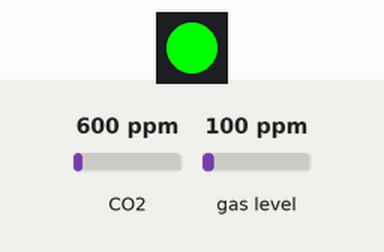
A sketch run on a simulated ESP32-S3. Parts: 1 RGB LEDs in strip order, left to right. The inputs (shaded band) are chosen by the test bench; at power-on: CO2 600 ppm, gas level 100 ppm. What the sketch prints to the serial monitor is not drawn.

Above: at 2.8 s.
2.9 s: CO2 set to 964 ppm
4.4 s: CO2 set to 1039 ppm
At 5.6 s:
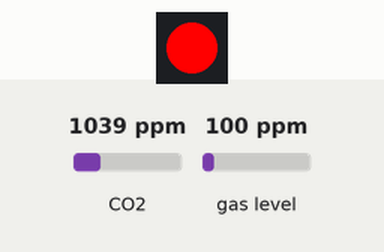
6.5 s: CO2 set to 452 ppm
At 8.2 s:
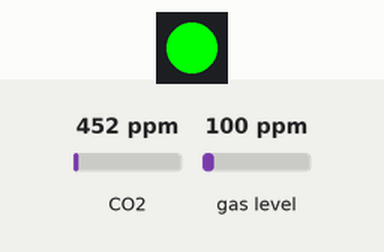
8.5 s: CO2 set to 1050 ppm
At 9.8 s:
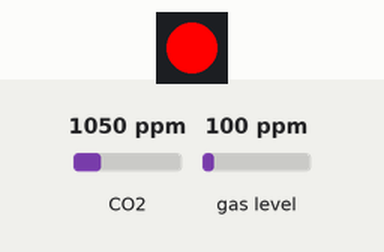
Timing chart, 0 to 11.5 s (numbered marks = the images above; inputs shaded):
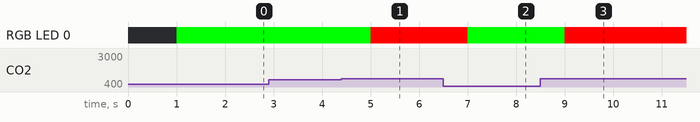

Measured:
- the behaviour switches between 1000 and 1001 ppm on CO2 (found by bisection; images 0 and 1)
- after the input at 2.9 s, every drawn part: stays the same
- after the input at 4.4 s, RGB LED 0: RGB(0, 255, 0) → RGB(255, 0, 0) after 0.60 s
- after the input at 6.5 s, RGB LED 0: RGB(255, 0, 0) → RGB(0, 255, 0) after 0.50 s
- after the input at 8.5 s, RGB LED 0: RGB(0, 255, 0) → RGB(255, 0, 0) after 0.50 s

The sketch:

ej8.ino
```cpp
#include <Wire.h>
#include "Adafruit_SGP30.h"
#include <Adafruit_NeoPixel.h>

// Pines
#define SDA_PIN 21
#define SCL_PIN 20
#define PIN_RGB 48   // LED RGB del ESP32-S3 DevKitC-1 (ajusta si usas otro)

// Objetos
Adafruit_SGP30 sgp;
Adafruit_NeoPixel led(1, PIN_RGB, NEO_GRB + NEO_KHZ800);

// Umbrales
const int CO2_MIN = 400;
const int CO2_MAX = 1000;
const int TVOC_MAX = 500;

// Tiempos
unsigned long t_ultimo = 0;
const unsigned long intervalo_lectura = 1000; // ms

// Funciones auxiliares
void setColor(uint8_t r, uint8_t g, uint8_t b) {
  led.setPixelColor(0, led.Color(r, g, b));
  led.show();
}

void setup() {
  Serial.begin(115200);
  while (!Serial) delay(10);

  // Inicializar LED RGB
  led.begin();
  setColor(0, 0, 0); // apagado

  // Inicializar I²C y SGP30
  Wire.begin(SDA_PIN, SCL_PIN);
  Serial.println("Inicializando SGP30...");

  if (!sgp.begin()) {
    Serial.println("❌ No se encontró el SGP30. Verifica la conexión I2C.");
    while (1);
  }

  sgp.IAQinit();
  Serial.println("✅ SGP30 inicializado correctamente.");
  Serial.println("Midiendo cada 1 s y cambiando color LED según estado...\n");
}

void loop() {
  unsigned long ahora = millis();

  if (ahora - t_ultimo >= intervalo_lectura) {
    t_ultimo = ahora;

    if (sgp.IAQmeasure()) {
      int co2 = sgp.eCO2;
      int tvoc = sgp.TVOC;

      Serial.print("CO2: ");
      Serial.print(co2);
      Serial.print(" ppm | TVOC: ");
      Serial.print(tvoc);
      Serial.println(" ppb");

      // Evaluar si hay alarma
      bool alarma = (co2 > CO2_MAX) || (tvoc > TVOC_MAX);

      if (alarma) {
        Serial.println("⚠️  ¡ALERTA! Niveles fuera de rango.");
        setColor(255, 0, 0); // rojo
      } else {
        setColor(0, 255, 0); // verde
      }
    }
  }
}
```
